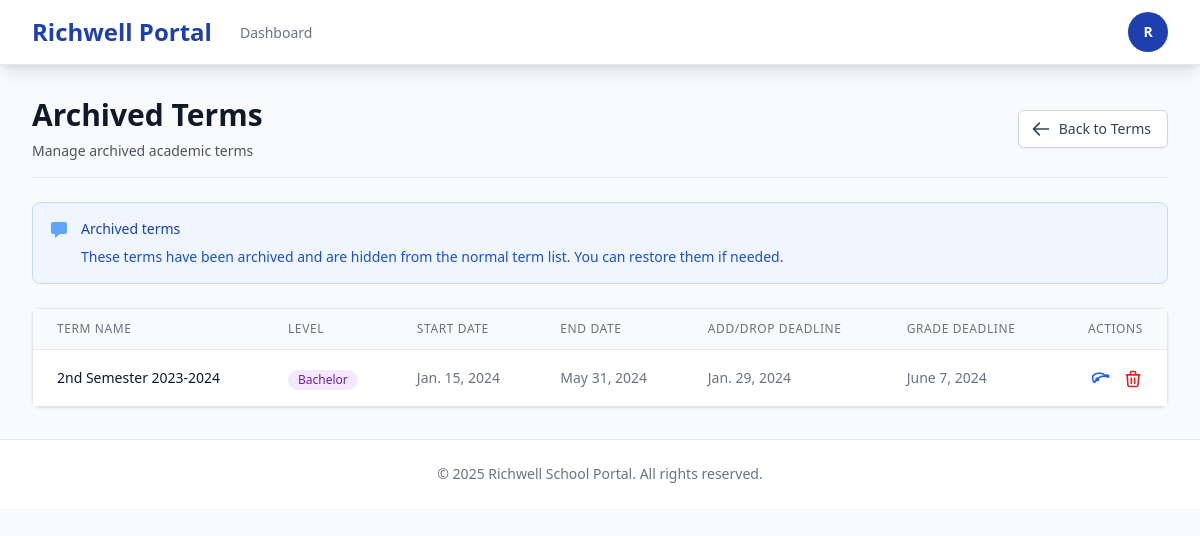
/registrar/enrollment/terms/archived/ (signed in), run on the app's committed database.
### users/models.py (models this page shows, shortened)
class User(AbstractUser):
    ROLE_CHOICES = [
        ('student', 'Student'),
        ('professor', 'Professor'),
        ('registrar', 'Registrar'),
        ('dean', 'Dean'),
        ('admission', 'Admission'),
        ('admin', 'Admin'),
    ]
    role = models.CharField(max_length=20, choices=ROLE_CHOICES)
    created_at = models.DateTimeField(auto_now_add=True)

### enrollment/models.py (models this page shows, shortened)
class Term(models.Model):
    LEVEL_CHOICES = [
        ('SHS', 'Senior High School'),
        ('Bachelor', 'Bachelor'),
        ('Masteral', 'Masteral'),
    ]
    name = models.CharField(max_length=50)
    level = models.CharField(max_length=20, choices=LEVEL_CHOICES, default='Bachelor')
    start_date = models.DateField()
    end_date = models.DateField()
    add_drop_deadline = models.DateField(null=True, blank=True)
    grade_encoding_deadline = models.DateField(null=True, blank=True)
    is_active = models.BooleanField(default=False)
    archived = models.BooleanField(default=False)
    created_at = models.DateTimeField(auto_now_add=True)
    class Meta:
        unique_together = ('name', 'level')

### enrollment/views.py (the view)
# urls.py: path('terms/archived/', views.archived_terms_list, name='archived_terms_list'),
@role_required('registrar')
def archived_terms_list(request):
    archived_terms = Term.objects.filter(archived=True).order_by('level', '-start_date')
    context = {
        'archived_terms': archived_terms,
        'level_choices': Term.LEVEL_CHOICES,
    }
    return render(request, 'registrar/terms/archived_terms_list.html', context)

### templates/registrar/terms/archived_terms_list.html (shortened to what this page needs)
{% extends 'base.html' %}
{% block content %}
<div class="space-y-6">
    <div class="flex justify-between items-center border-b border-gray-200 pb-4">
        <div>
            <h1 class="text-3xl font-bold text-gray-900">Archived Terms</h1>
            <p class="mt-2 text-sm text-gray-600">Manage archived academic terms</p>
        </div>
        <a href="{% url 'enrollment:terms_list' %}"
           class="inline-flex items-center px-4 py-2 border border-gray-300 rounded-md shadow-sm text-sm font-medium text-gray-700 bg-white hover:bg-gray-50 focus:outline-none focus:ring-2 focus:ring-offset-2 focus:ring-primary">
            <svg class="-ml-1 mr-2 h-5 w-5" fill="none" viewBox="0 0 24 24" stroke="currentColor">
                <path stroke-linecap="round" stroke-linejoin="round" stroke-width="2" d="M10 19l-7-7m0 0l7-7m-7 7h18"/>
            </svg>
            Back to Terms
        </a>
    </div>
    <div class="rounded-lg bg-blue-50 border border-blue-200 p-4">
        <div class="flex">
            <div class="flex-shrink-0">
                <svg class="h-5 w-5 text-blue-400" fill="currentColor" viewBox="0 0 20 20">
                    <path fill-rule="evenodd" d="M18 5v8a2 2 0 01-2 2h-5l-5 4v-4H4a2 2 0 01-2-2V5a2 2 0 012-2h12a2 2 0 012 2z" clip-rule="evenodd"/>
                </svg>
            </div>
            <div class="ml-3">
                <h3 class="text-sm font-medium text-blue-800">
                    Archived terms
                </h3>
                <div class="mt-2 text-sm text-blue-700">
                    <p>
                        These terms have been archived and are hidden from the normal term list. You can restore them if needed.
                    </p>
                </div>
            </div>
        </div>
    </div>
    <div class="bg-white shadow rounded-lg border border-gray-200">
        <div class="overflow-x-auto">
            {% if archived_terms %}
            <table class="min-w-full divide-y divide-gray-200">
                <thead class="bg-gray-50">
                    <tr>
                        <th class="px-6 py-3 text-left text-xs font-medium text-gray-500 uppercase tracking-wider">Term Name</th>
                        <th class="px-6 py-3 text-left text-xs font-medium text-gray-500 uppercase tracking-wider">Level</th>
                        <th class="px-6 py-3 text-left text-xs font-medium text-gray-500 uppercase tracking-wider">Start Date</th>
                        <th class="px-6 py-3 text-left text-xs font-medium text-gray-500 uppercase tracking-wider">End Date</th>
                        <th class="px-6 py-3 text-left text-xs font-medium text-gray-500 uppercase tracking-wider">Add/Drop Deadline</th>
                        <th class="px-6 py-3 text-left text-xs font-medium text-gray-500 uppercase tracking-wider">Grade Deadline</th>
                        <th class="px-6 py-3 text-right text-xs font-medium text-gray-500 uppercase tracking-wider">Actions</th>
                    </tr>
                </thead>
                <tbody class="bg-white divide-y divide-gray-200">
                    {% for term in archived_terms %}
                    <tr class="hover:bg-gray-50">
                        <td class="px-6 py-4 whitespace-nowrap">
                            <div class="text-sm font-medium text-gray-900">{{ term.name }}</div>
                        </td>
                        <td class="px-6 py-4 whitespace-nowrap">
                            <span class="inline-flex items-center px-2.5 py-0.5 rounded-full text-xs font-medium
                                {% if term.level == 'SHS' %}bg-blue-100 text-blue-800
                                {% elif term.level == 'Bachelor' %}bg-purple-100 text-purple-800
                                {% else %}bg-indigo-100 text-indigo-800{% endif %}">
                                {{ term.get_level_display }}
                            </span>
                        </td>
                        <td class="px-6 py-4 whitespace-nowrap text-sm text-gray-500">
                            {{ term.start_date }}
                        </td>
                        <td class="px-6 py-4 whitespace-nowrap text-sm text-gray-500">
                            {{ term.end_date }}
                        </td>
                        <td class="px-6 py-4 whitespace-nowrap text-sm text-gray-500">
                            {{ term.add_drop_deadline|default:"Not set" }}
                        </td>
                        <td class="px-6 py-4 whitespace-nowrap text-sm text-gray-500">
                            {{ term.grade_encoding_deadline|default:"Not set" }}
                        </td>
                        <td class="px-6 py-4 whitespace-nowrap text-right text-sm font-medium space-x-2">
                            <a href="{% url 'enrollment:term_unarchive' term.pk %}"
                               class="text-blue-600 hover:text-blue-900"
                               title="Unarchive">
                            </a>
                            <a href="{% url 'enrollment:term_delete' term.pk %}"
                               onclick="return confirm('Are you sure you want to permanently delete this archived term?')"
                               class="text-red-600 hover:text-red-900"
                               title="Delete">
                                <svg class="inline h-5 w-5" fill="none" viewBox="0 0 24 24" stroke="currentColor">
                                    <path stroke-linecap="round" stroke-linejoin="round" stroke-width="2" d="M19 7l-.867 12.142A2 2 0 0116.138 21H7.862a2 2 0 01-1.995-1.858L5 7m5 4v6m4-6v6m1-10V4a1 1 0 00-1-1h-4a1 1 0 00-1 1v3M4 7h16"/>
                                </svg>
                            </a>
                        </td>
                    </tr>
                    {% endfor %}
                </tbody>
            </table>
            {% endif %}
        </div>
    </div>
</div>
{% endblock %}

### templates/base.html (shortened to what this page needs)
<!DOCTYPE html>
<html lang="en">
<head>
    <script src="https://cdn.tailwindcss.com"></script>
</head>
<body class="bg-gray-50 min-h-screen">
    {% if user.is_authenticated %}
    <nav class="bg-white shadow-lg border-b border-gray-200" x-data="{ open: false }">
        <div class="max-w-7xl mx-auto px-4 sm:px-6 lg:px-8">
            <div class="flex justify-between h-16">
                <div class="flex">
                    <div class="flex-shrink-0 flex items-center">
                        <a href="{% url 'dashboard' %}" class="text-2xl font-bold text-primary">
                            Richwell Portal
                        </a>
                    </div>
                    <div class="hidden sm:ml-6 sm:flex sm:space-x-8">
                        <a href="{% url 'dashboard' %}"
                           class="{% if request.resolver_match.url_name == 'dashboard' %}border-primary text-gray-900{% else %}border-transparent text-gray-500 hover:border-gray-300 hover:text-gray-700{% endif %} inline-flex items-center px-1 pt-1 border-b-2 text-sm font-medium">
                            Dashboard
                        </a>
                    </div>
                </div>
                <div class="hidden sm:ml-6 sm:flex sm:items-center">
                    <div class="relative" x-data="{ userMenu: false }">
                        <button @click="userMenu = !userMenu"
                                type="button"
                                class="bg-white flex text-sm rounded-full focus:outline-none focus:ring-2 focus:ring-offset-2 focus:ring-primary">
                            <div class="h-10 w-10 rounded-full bg-primary flex items-center justify-center text-white font-semibold">
                                {{ user.username|slice:":1"|upper }}
                            </div>
                        </button>
                    </div>
                </div>
            </div>
        </div>
    </nav>
    {% endif %}
    <main class="max-w-7xl mx-auto px-4 sm:px-6 lg:px-8 py-8">
        {% block content %}{% endblock %}
    </main>
    <footer class="bg-white border-t border-gray-200 mt-auto">
        <div class="max-w-7xl mx-auto py-6 px-4 sm:px-6 lg:px-8">
            <p class="text-center text-sm text-gray-500">
                &copy; 2025 Richwell School Portal. All rights reserved.
            </p>
        </div>
    </footer>
</body>
</html>

### data on the page
User: username "R"
Term: name "2nd Semester 2023-2024", level "Bachelor", start_date "Jan. 15, 2024", end_date "May 31, 2024", add_drop_deadline "Jan. 29, 2024", grade_encoding_deadline "June 7, 2024"
